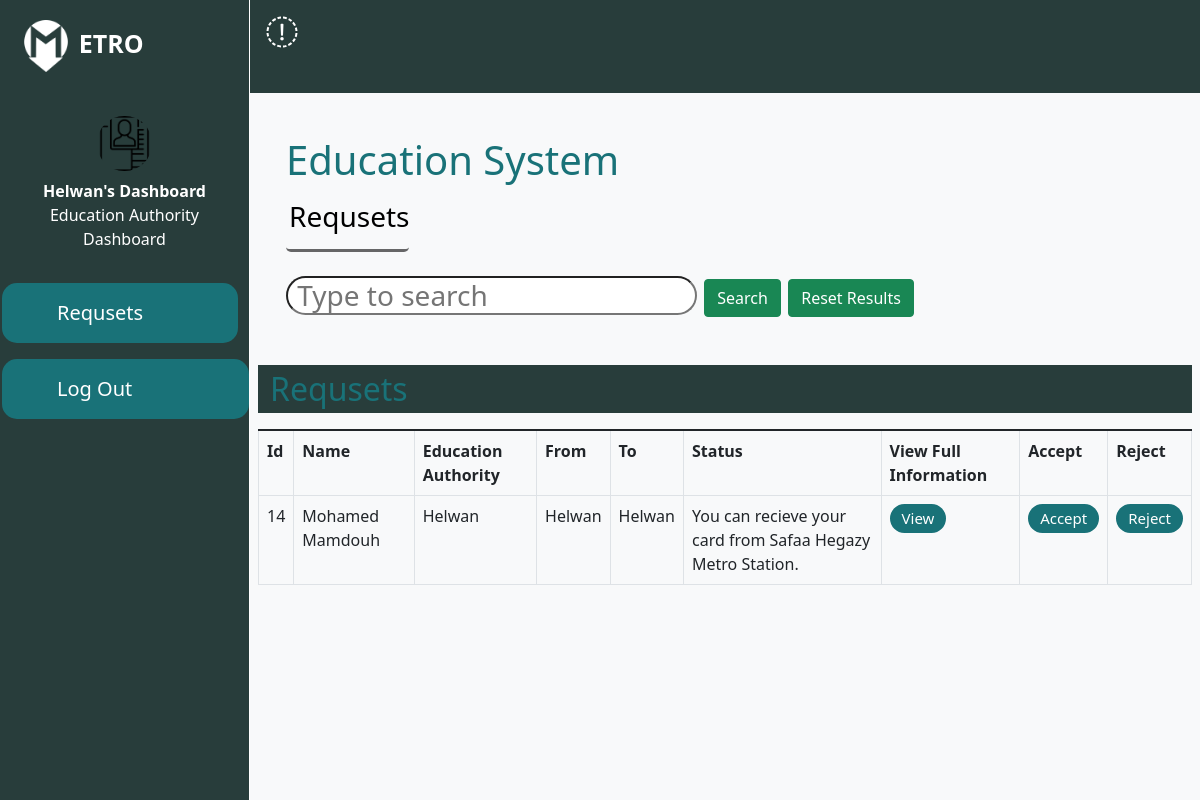
Screenshot of /assets/educationSystem.php (signed in) with the database file from the repository.
### tables this page shows
CREATE TABLE `education_athourity` (
  `id` int(11) NOT NULL,
  `name` varchar(100) NOT NULL,
  `password` varchar(100) NOT NULL,
  `region` varchar(100) NOT NULL
);

CREATE TABLE `reqeust` (
  `request_id` int(100) NOT NULL,
  `phone` varchar(17) NOT NULL,
  `address` varchar(100) NOT NULL,
  `edu_stage` varchar(100) NOT NULL,
  `edu_level` varchar(100) NOT NULL,
  `edu_auth` varchar(100) NOT NULL,
  `near_station` varchar(100) NOT NULL,
  `personal_img` varchar(255) NOT NULL,
  `identity_img` varchar(255) NOT NULL,
  `id_card_img` varchar(100) NOT NULL,
  `start_station` varchar(100) NOT NULL,
  `end_station` varchar(100) NOT NULL,
  `request_status` varchar(100) NOT NULL DEFAULT 'Under education authority review',
  `student_id` int(100) NOT NULL,
  `edu_id` int(100) NOT NULL,
  `metro_id` int(100) NOT NULL
);

CREATE TABLE `student` (
  `student_id` int(11) NOT NULL,
  `full_name` varchar(100) NOT NULL,
  `email` varchar(100) NOT NULL,
  `password` varchar(100) NOT NULL,
  `national_id` varchar(100) NOT NULL,
  `birthdate` varchar(100) NOT NULL,
  `gender` varchar(100) NOT NULL
);

### assets/educationSystem.php (the view, shortened to what this page needs)
<?php
include '../config/config.php';
$education_id = $_SESSION['education_id'];
$sql = "SELECT * FROM `education_athourity` WHERE id='$education_id'";
$result = mysqli_query($conn, $sql);
$edu_arr = mysqli_fetch_assoc($result);
?>
<!DOCTYPE html>
<html lang="en">
<head>
    <link rel="stylesheet" href="sassPract/css/normalize.css">
    <link rel="stylesheet" href="sassPract/css/all.min.css">
    <link rel="stylesheet" href="sassPract/css/bootstrap.min.css">
    <link rel="stylesheet" href="sassPract/css/main.css">
</head>
<body>
<div class="mainWrapperEdu">
    <nav id="sidebar" class="sidebar toggled bgEdu">
        <div class="sidebar-brand bgEdu" >
            <img src="sassPract/css/img/adminIcons/istanbul-metro-logo.png" class="w-25" alt="" style="filter: invert();"> ETRO
        </div>
        <div class="sidebar-content bgEdu">
            <div class="sidebar-user bgEdu">
                <img src="sassPract/css/img/adminIcons/personal-information.png " class="w-25 img-fluid rounded-circle mb-2" alt="admin">
                <div class="fw-bold text-white"><?=$edu_arr['name'] ?>'s Dashboard</div>
                <p class="text-white">Education Authority Dashboard</p>
            </div>
            <ul class="sidebar-nav ">
                    <ul>
                        <li class="sidebar-item eduActive "><a class="sidebar-link text-white" href="#">Requsets</a></li>
                    </ul>
            </ul>
            <ul>
                    <li class="sidebar-item mt-3 eduActive "> <form action="" method="get" > <button name="logout" class="sidebar-link text-white" style="border: 0px;" href="#">Log Out</button> </form></li>
            </ul>
        </div>
    </nav>
<div class="main d-flex  flex-column bg-light ">
    <div>
        <nav class="navbar navbar-expand-lg navbar-light  p-3 sticky-top">
            <a class=" d-flex me-2 sidebar-toggle">
                <i class="fa-sharp fa-solid fa-bars fa-2x " style="color: white; cursor: pointer;"></i>
            </a>
            </div>
   <div class="content d-flex mt-3 p-2">
    <div class="container-fluid">
<div class="header mt-5 mb-5
">
    <h1 class="header-title mb-3 ps-3 colorEdu">
        Education System
    </h1>
   <div class="reqTypeHolder d-flex">
<h3 class="allRequsets ms-3 text-black-50 reqActive" style="cursor: pointer;">Requsets</h3>
   </div>
   <h3 class="ms-3 mt-3">
    <form action="" method="post" >
        <input type="search " placeholder=" Type to search" class="rounded-pill reqSearch" name="search" id="">
        <button type="submit" class="btn btn-success" name="search-btn" >Search</button>
        <input type="submit" class="btn btn-success" value="Reset Results" name="reset-btn" >
    </form>
</h3>
</div>
<div class="row d-flex ">
        <table class="table table-bordered ">
          <thead> <p class="fs-2 bgEdu colorEdu" >Requsets</p></thead>
            <tr>
              <th>Id</th>
              <th>Name</th>
              <th>Education Authority</th>
              <th>From</th>
              <th>To</th>
              <th>Status</th>
              <th>View Full Information</th>
              <th>Accept</th>
              <th>Reject</th>
            </tr>
            <?php
                if(isset($_POST['search-btn'])){
                    $search_term = $_POST['search'];
                    $stmt = "SELECT * FROM `student`
                            INNER JOIN `reqeust`
                            ON student.student_id = reqeust.student_id
                            JOIN `education_athourity`
                            ON reqeust.edu_id = education_athourity.id
                            WHERE student.full_name LIKE '%$search_term%' AND education_athourity.id= '$education_id'";
                    $result = mysqli_query($conn, $stmt);
                    while($row = mysqli_fetch_assoc($result)){ ?>
                    <tr>
                    <td> <?= $row['request_id'] ?> </td>
                    <td><?= $row['full_name'] ?></td>
                    <td><?= $row['name'] ?></td>
                    <td><?= $row['start_station'] ?></td>
                    <td><?= $row['end_station'] ?></td>
                    <td><?= $row['request_status'] ?></td>
                    <td><a href= "view.php?id=<?= $row['request_id'] ?>" class="viewBtn eduBtnn rounded-pill btn">View</a></td>
                  </tr>
                <?php
                    }
                }
                elseif(isset($_POST['reset-btn'])){
                    unset($_POST['search-btn']);
                    header("location:educationSystem.php");
                }
                else{
                    $stmt = "SELECT *FROM `student`
                            INNER JOIN `reqeust`
                            ON student.student_id = reqeust.student_id
                            JOIN `education_athourity`
                            ON reqeust.edu_id = education_athourity.id
                            WHERE education_athourity.id= '$education_id'";
                    $result = mysqli_query($conn, $stmt);
                    while($row = mysqli_fetch_assoc($result)){
                        ?>
                        <tr>
                            <td><?= $row['request_id'] ?></td>
                            <td><?= $row['full_name'] ?></td>
                            <td><?= $row['name'] ?></td>
                            <td><?= $row['start_station'] ?></td>
                            <td><?= $row['end_station'] ?></td>
                            <td><?= $row['request_status'] ?></td>
                            <td> <a href="view.php?id=<?= $row['request_id']?>" class="viewBtn eduBtnn rounded-pill btn" >View</a></td>
                            <td> <a href="../handlers/edu_accept.php?id=<?= $row['request_id']?>" class="viewBtn eduBtnn rounded-pill btn" >Accept</a></td>
                            <td> <a href="../handlers/edu_reject.php?id=<?= $row['request_id']?>" class="viewBtn eduBtnn rounded-pill btn" >Reject</a></td>
                        </tr>
            <?php
                   }
                }
                ?>
          </table>
    </div>
</div>
    </div>
   </div>
        </div>
</body>
</html>

### assets/sassPract/css/main.css (style rules this page uses)
.eduBtnn { font-size: 15px; padding: 1px 10px 1px 10px; border: 2px solid #197278; background-color: #197278; color: white; width: -moz-fit-content !important; width: fit-content !important; cursor: pointer; font-weight: 400; }
.toggled { margin-left: 0 !important; }
.sidebar { margin-left: -250px; background-color: #153d77; max-width: 250px; border-right: 1px solid #fff; min-width: 250px; transition: margin-left 0.4s ease-in-out, left 0.4s ease-in-out, margin-right 0.4s ease-in-out, right 0.4s ease-in-out; z-index: 2; -webkit-transition: margin-left 0.4s ease-in-out, left 0.4s ease-in-out, margin-right 0.4s ease-in-out, right 0.4s ease-in-out; -moz-transition: margin-left 0.4s ease-in-out, left 0.4s ease-in-out, margin-right 0.4s ease-in-out, right 0.4s ease-in-out; -ms-transition: margin-left 0.4s ease-in-out, left 0.4s ease-in-out, margin-right 0.4s ease-in-out, right 0.4s ease-in-out; -o-transition: margin-left 0.4s ease-in-out, left 0.4s ease-in-out, margin-right 0.4s ease-in-out, right 0.4s ease-in-out; }
.sidebar-brand { background-color: #153d77; color: white; display: block; font-size: 25px; font-weight: bold; padding: 20px; text-decoration: none; width: 100%; }
.sidebar-content { background-color: #153d77; display: flex; flex-direction: column; height: 100%; min-height: 100%; transition: margin-left 0.4s ease-in-out, left 0.4s ease-in-out, margin-right 0.4s ease-in-out, right 0.4s ease-in-out; }
.sidebar-user { background-color: #153d77; color: #fff; padding: 1.5rem 1rem 1rem; text-align: center; }
.sidebar-nav { background-color: transparent; display: flex; justify-content: flex-start; list-style: none; margin: 0%; padding: 0; }
.sidebar-item { list-style: none !important; padding: 5px; }
.sidebar-link { background-color: transparent; color: #000000; cursor: pointer; display: block; font-size: 20px; padding: 10px; font-weight: 400; position: relative; text-decoration: none; }
.main { width: 100%; min-height: 100vh; min-width: 0; }
.reqActive { padding-left: 3px; padding-bottom: 15px; border-bottom: 3px rgba(0, 0, 0, 0.5882352941) solid !important; border-radius: 5px; color: #000000 !important; }
.bgEdu { background-color: #283d3b !important; }
.colorEdu { color: #197278 !important; }
.eduActive { background-color: #197278; border: none solid black; border-radius: 15px; -webkit-border-radius: 15px; -moz-border-radius: 15px; -ms-border-radius: 15px; -o-border-radius: 15px; padding: 5px 85px 5px 45px; margin-left: -30px; }
.mainWrapperEdu { align-items: stretch; display: flex; overflow: hidden; position: relative; width: 100%; }
.mainWrapperEdu::before { content: " "; background-color: #283d3b; height: 93px; position: absolute; left: 0; top: 0; width: 100%; }
.AppForm .AppFormRight h2, p { z-index: 1; }

### rows the page displays
education_athourity: name "Helwan"
reqeust: request_id "14", student.full_name "Mohamed Mamdouh", edu.name "Helwan", start_station "Helwan", end_station "Helwan", request_status "You can recieve your card from Safaa Hegazy Metro Station."
